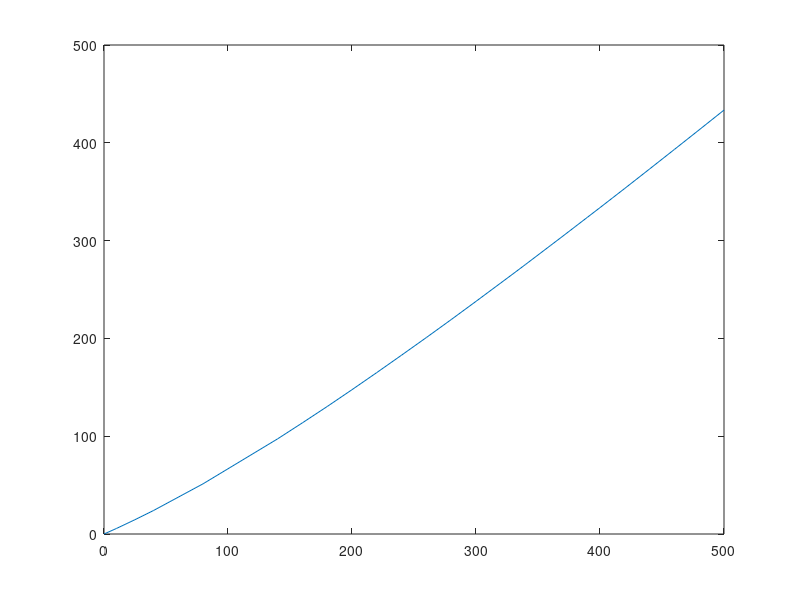

This figure's MATLAB source:
close all;
clear all;
format long;
scale=1024/5;
amplification=500;

Vc=scale*amplification/1000*[0,0.055,0.143,0.235,0.502,0.95,1.11,1.273,1.441,1.612,1.786,...
    1.962,2.141,2.323,2.507,2.599,2.692,2.786,2.88,2.974,3.069,3.164,...
    3.259,3.355,3.451,3.645,3.84,4.036,4.233];

Tc=[0,10,25,40,80,140,160,180,200,220,240,...
    260,280,300,320,330,340,350,360,370,380,390,...
    400,410,420,440,460,480,500];

%input offset voltage drift by temp
%Vc=Vc+25*50E-9;

plot(Tc,Vc);

for i=2:2:length(Vc)*2
  gah(i)=Tc(floor(i/2));   
end    

for i=1:2:(length(Vc)*2)-1
  gah(i)=Vc(floor((i+1)/2));   
end 


gah=round(gah);



maximum= 1;
for j=1:size(Vc,2)
       
    lollotiloo=strcat('{',num2str(round(Vc(j))),',',num2str(Tc(j)) ,'},');
    if size(lollotiloo,2) > maximum
       maximum=  size(lollotiloo,2)
    end
    
    for i=1:maximum
        test2(j,i)=lollotiloo(i);
    end
     
end

dlmwrite('Stype.txt',test2,'delimiter','','newline','pc');
